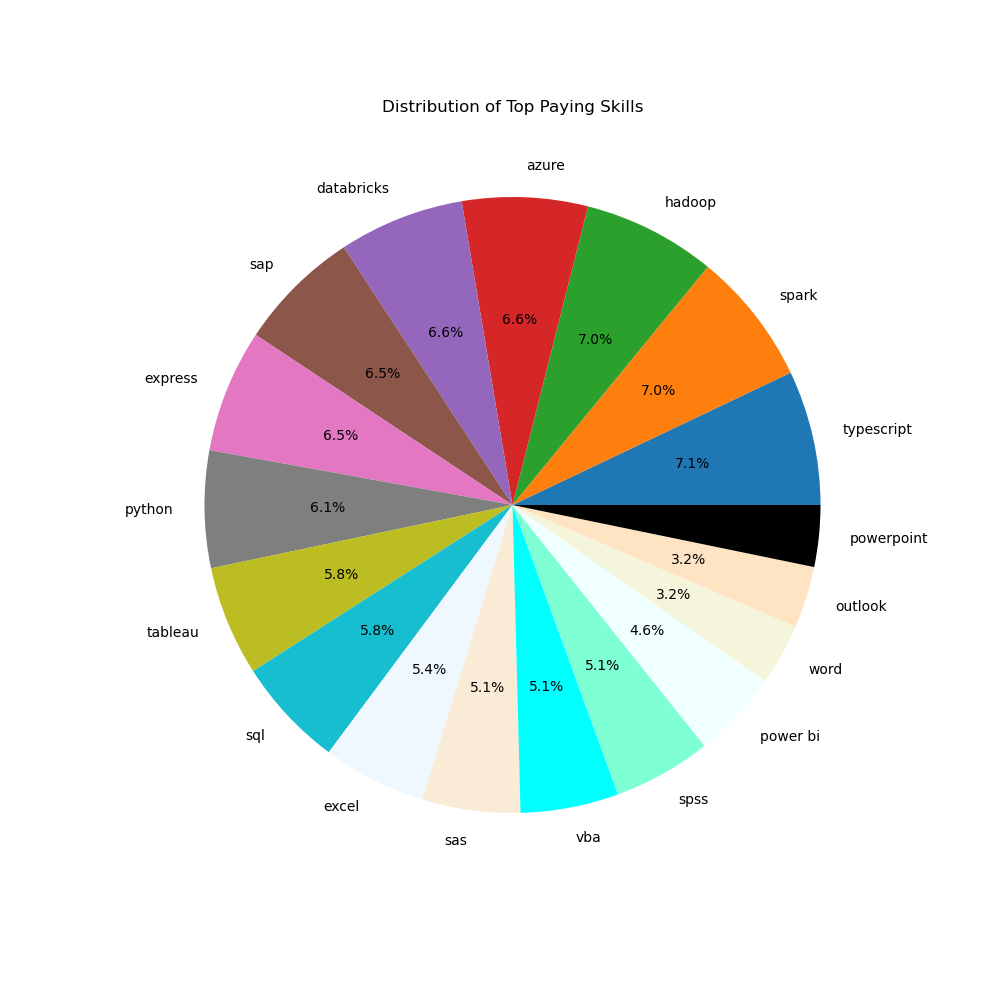

Write the Python code that produced this figure.
import os
from dotenv import load_dotenv
import pandas as pd
from sqlalchemy import create_engine
import matplotlib.pyplot as plt
import matplotlib.colors as mcolors

# Load environment variables
load_dotenv(dotenv_path='e:/VS Code Projects/SQL_Project_Data_Jobs_Analysis/project_python/.env')

# Get the environment variables
db_user = os.getenv('DB_USER')
db_pass = os.getenv('DB_PASS')
db_host = os.getenv('DB_HOST')
db_port = os.getenv('DB_PORT')
db_name = os.getenv('DB_NAME')

# Establish a connection to the database
engine = create_engine(f"postgresql://{db_user}:{db_pass}@{db_host}:{db_port}/{db_name}")

# Define your SQL query
sql_query = """
SELECT skills,
    AVG(salary_year_avg)::numeric(10) AS avg_salary
FROM job_postings_fact
    INNER JOIN skills_job_dim ON skills_job_dim.job_id = job_postings_fact.job_id
    INNER JOIN skills_dim ON skills_dim.skill_id = skills_job_dim.skill_id
WHERE job_title_short = 'Data Analyst'
    AND salary_year_avg IS NOT NULL
    AND job_location = 'Canada'
GROUP BY skills
ORDER BY avg_salary DESC
LIMIT 20;
"""

# Execute the query and fetch the result into a pandas DataFrame
df = pd.read_sql_query(sql_query, engine)

# Create a dictionary to map the skills to their respective categories
skill_category = {
    'TypeScript': 'Programming Languages',
    'Python': 'Programming Languages',
    'SQL': 'Programming Languages',
    'VBA': 'Programming Languages',
    'Spark': 'Big Data Technologies',
    'Hadoop': 'Big Data Technologies',
    'Azure': 'Cloud Computing',
    'Databricks': 'Data Processing and Analytics Platforms',
    'SAP': 'Data Processing and Analytics Platforms',
    'Tableau': 'Data Processing and Analytics Platforms',
    'SAS': 'Data Processing and Analytics Platforms',
    'SPSS': 'Data Processing and Analytics Platforms',
    'Power BI': 'Data Processing and Analytics Platforms',
    'Express': 'Web Development',
    'Excel': 'Office Productivity Tools',
    'Word': 'Office Productivity Tools',
    'Outlook': 'Office Productivity Tools',
    'PowerPoint': 'Office Productivity Tools'
}

# Ensure all skills in the DataFrame are in the skill_category mapping
missing_skills = set(df['skills']) - set(skill_category.keys())
if missing_skills:
    print(f"The following skills are not in the skill_category mapping and will be marked as 'Unknown': {missing_skills}")

# Map the skills to their respective categories
df['category'] = df['skills'].map(lambda x: skill_category.get(x, 'Unknown'))

# Create a color map for the categories, including a color for 'Unknown'
category_colors = {
    'Programming Languages': 'blue',
    'Big Data Technologies': 'green',
    'Cloud Computing': 'red',
    'Data Processing and Analytics Platforms': 'purple',
    'Web Development': 'orange',
    'Office Productivity Tools': 'yellow',
    'Data Visualization Tools': 'pink',
    'Unknown': 'grey'  # Adding a color for unknown categories
}

# Ensure all skills in the DataFrame are in the skill_category mapping
missing_skills = set(df['skills']) - set(skill_category.keys())
if missing_skills:
    print(f"The following skills are not in the skill_category mapping and will be marked as 'Unknown': {missing_skills}")

# Map the skills to their respective categories
df['category'] = df['skills'].map(lambda x: skill_category.get(x, 'Unknown'))

# Generate a list of colors for each skill
colors = list(mcolors.TABLEAU_COLORS.values()) + list(mcolors.CSS4_COLORS.values())
color_map = {skill: colors[i % len(colors)] for i, skill in enumerate(df['skills'])}

# Create a pie chart to visualize the distribution of the top paying skills
plt.figure(figsize=(10, 10))
plt.pie(df['avg_salary'], labels=df['skills'], colors=[color_map[skill] for skill in df['skills']], autopct='%1.1f%%')
plt.title('Distribution of Top Paying Skills')
plt.show()
